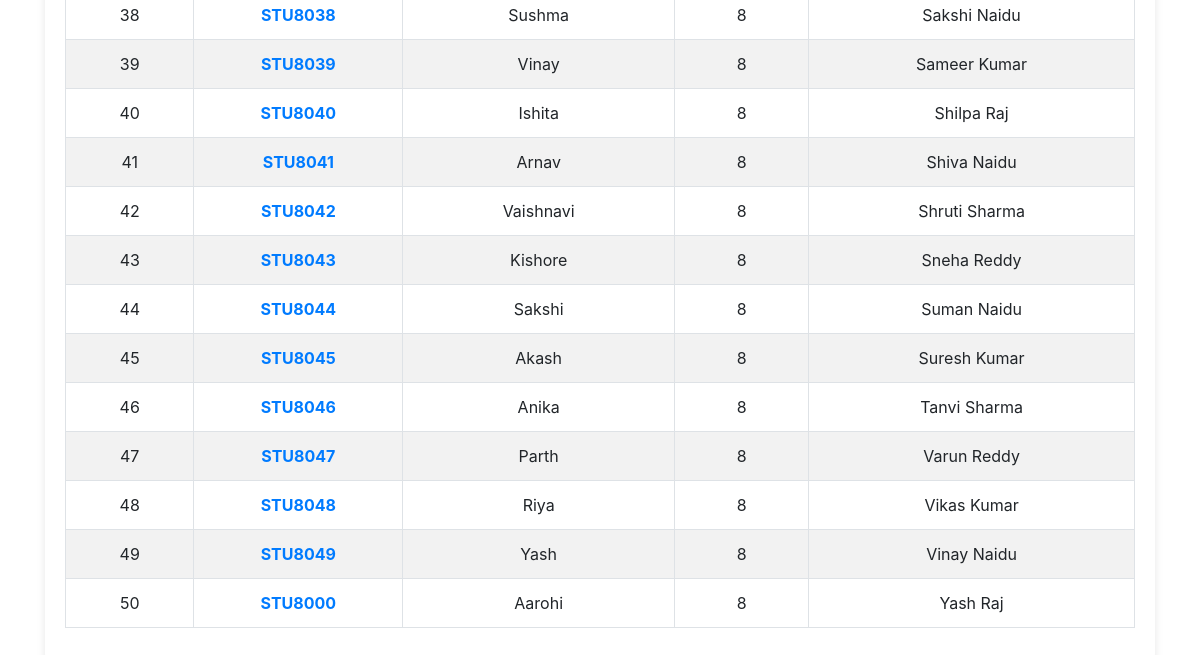
/view_students/8/ (signed in, lower part), run on an earlier commit of the app's database.
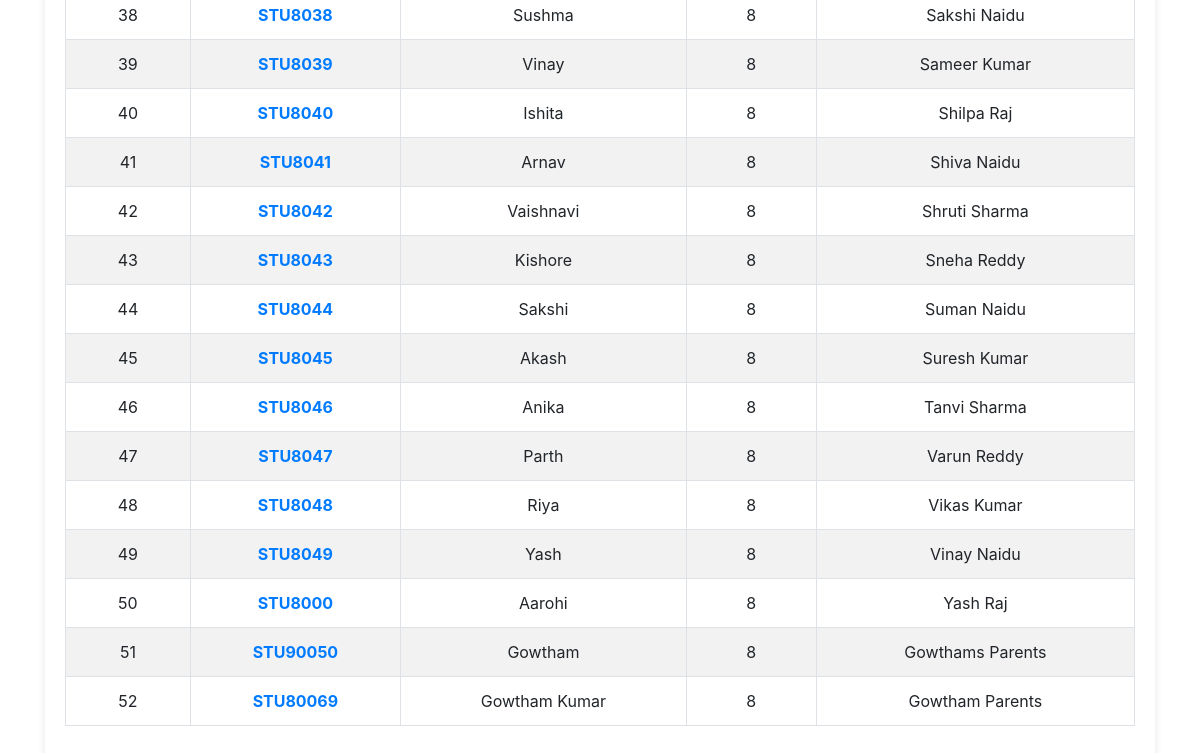
And on a later commit of the database.
### starmaa/models.py (models this page shows, shortened)
class StudentLogin(models.Model):
    student_id = models.CharField(max_length=100, unique=True)
    login_id = models.IntegerField(unique=True)
    login_password = models.CharField(max_length=100)

class StudentDetails(models.Model):
    student_id = models.OneToOneField(StudentLogin, related_name='student_details', on_delete=models.CASCADE)
    st_name = models.CharField(max_length=100)
    st_birth_year = models.IntegerField(default=2001)
    st_birth_place = models.CharField(max_length=100,default='Hyderabad')
    st_parent_name = models.CharField(max_length=100)
    st_standard = models.IntegerField(default=9)

### starmaa/views.py (the view)
# urls.py: path("view_students/<standard>/",view_students,name = 'view_students'),
@login_required(login_url="/tlg/")
def view_students(request,standard):
    queryset = StudentLogin.objects.filter(student_details__st_standard = standard)
    context = {'students':queryset,'standard':standard}
    return render(request,"view_all_students.html",context)

### starmaa/templates/view_all_students.html (shortened to what this page needs)
<!DOCTYPE html>
<html lang="en">
<head>
    <link rel="stylesheet" href="https://stackpath.bootstrapcdn.com/bootstrap/4.5.2/css/bootstrap.min.css">
</head>
<body>
    <div class="container">
        <div class="table-container">
            <table class="table table-bordered table-hover">
                <tbody>
                    {% for student in students %}
                    <tr>
                        <td>{{ forloop.counter }}</td>
                        <td>
                            <a href="/teacher_second/{{ student.student_id }}/"> {{ student.student_id }}</a>
                        </td>
                        <td>{{ student.student_details.st_name }}</td>
                        <td>{{ standard }}</td>
                        <td>{{ student.student_details.st_parent_name }}</td>
                    </tr>
                    {% endfor %}
                </tbody>
            </table>
        </div>
    </div>
    <link rel="stylesheet" href="https://stackpath.bootstrapcdn.com/bootstrap/4.5.2/css/bootstrap.min.css">
</body>
</html>

### starmaa/templates/view_all_students.html (style rules this page uses)
body { background-color: #f8f9fa; font-family: 'Arial', sans-serif; }
.container { margin-top: 50px; }
.table-container { background-color: #ffffff; border-radius: 10px; box-shadow: 0 4px 8px rgba(0, 0, 0, 0.1); padding: 20px; margin-bottom: 30px; }
.table { width: 100%; }
.table tbody tr:nth-child(odd) { background-color: #f2f2f2; }
a { color: #1e90ff; text-decoration: none; font-weight: bold; transition: color 0.3s ease; }

What changed in the data, as far as the page shows it:
added StudentLogin: student_id "STU90050", student_details.st_name "Gowtham", standard "8", student_details.st_parent_name "Gowthams Parents"
added StudentLogin: student_id "STU80069", student_details.st_name "Gowtham Kumar", standard "8", student_details.st_parent_name "Gowtham Parents"
